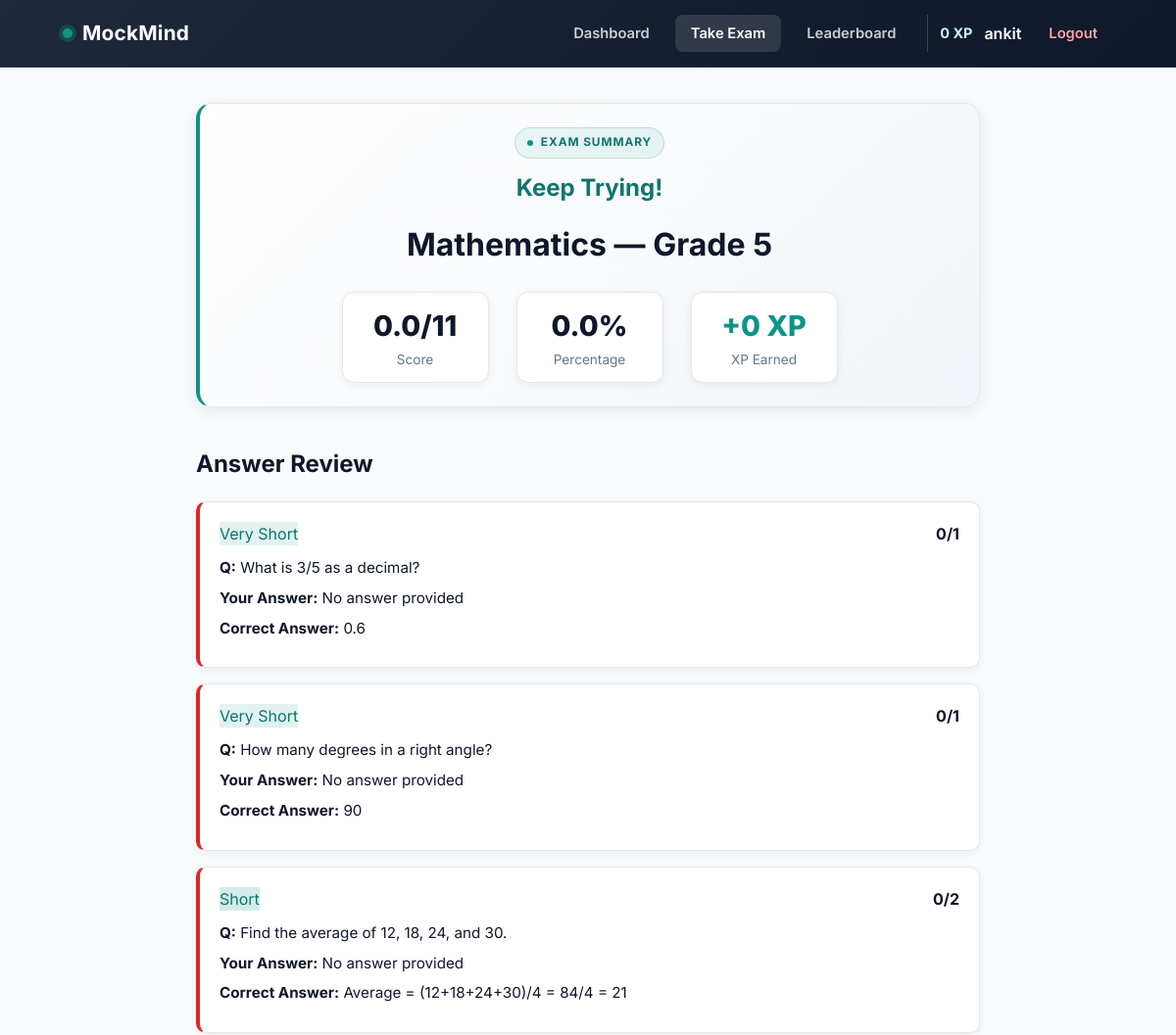
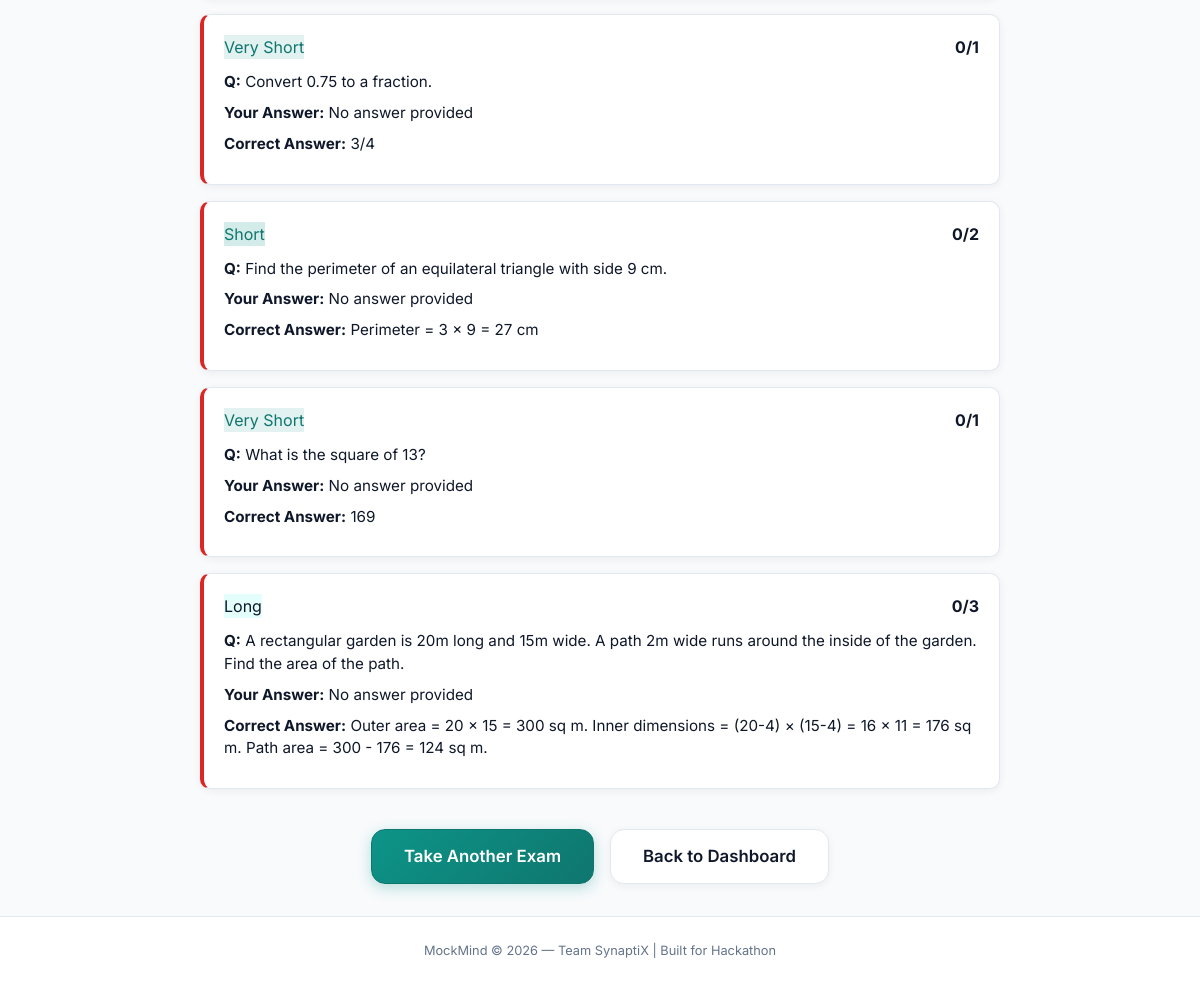
The app's page /exams/result/1 (signed in) with its own data (2 pictures, top to bottom).
### models.py (models this page shows, shortened)
class User(UserMixin, db.Model):
    id = db.Column(db.Integer, primary_key=True)
    username = db.Column(db.String(80), unique=True, nullable=False)
    email = db.Column(db.String(120), unique=True, nullable=False)
    password_hash = db.Column(db.String(256), nullable=False)
    is_admin = db.Column(db.Boolean, default=False)
    xp = db.Column(db.Integer, default=0)
    created_at = db.Column(db.DateTime, default=datetime.utcnow)
    exams = db.relationship('Exam', backref='user', lazy=True)

class Subject(db.Model):
    id = db.Column(db.Integer, primary_key=True)
    name = db.Column(db.String(100), unique=True, nullable=False)
    icon = db.Column(db.String(10), default='--')
    questions = db.relationship('Question', backref='subject', lazy=True)

class Exam(db.Model):
    id = db.Column(db.Integer, primary_key=True)
    user_id = db.Column(db.Integer, db.ForeignKey('user.id'), nullable=False)
    grade = db.Column(db.Integer, nullable=False)
    subject_id = db.Column(db.Integer, db.ForeignKey('subject.id'), nullable=False)
    started_at = db.Column(db.DateTime, default=datetime.utcnow)
    completed_at = db.Column(db.DateTime, nullable=True)
    score = db.Column(db.Float, default=0)
    total_marks = db.Column(db.Integer, default=0)
    is_completed = db.Column(db.Boolean, default=False)
    is_cancelled = db.Column(db.Boolean, default=False)
    cancelled_reason = db.Column(db.String(256), nullable=True)
    xp_earned = db.Column(db.Integer, default=0)
    answers = db.relationship('ExamAnswer', backref='exam', lazy=True)
    subject = db.relationship('Subject', backref='exams')

class ExamAnswer(db.Model):
    id = db.Column(db.Integer, primary_key=True)
    exam_id = db.Column(db.Integer, db.ForeignKey('exam.id'), nullable=False)
    question_id = db.Column(db.Integer, db.ForeignKey('question.id'), nullable=False)
    student_answer = db.Column(db.Text, default='')
    ai_score = db.Column(db.Float, nullable=True)
    ai_feedback = db.Column(db.Text, nullable=True)
    question = db.relationship('Question', backref='exam_answers')

class Question(db.Model):
    id = db.Column(db.Integer, primary_key=True)
    grade = db.Column(db.Integer, nullable=False)
    subject_id = db.Column(db.Integer, db.ForeignKey('subject.id'), nullable=False)
    question_type = db.Column(db.String(20), nullable=False)  # very_short, short, long
    question_text = db.Column(db.Text, nullable=False)
    correct_answer = db.Column(db.Text, nullable=False)
    marks = db.Column(db.Integer, default=1)

### routes/exam.py (the view)
@exam.route('/exams/result/<int:exam_id>')
@login_required
def result(exam_id):
    exam_obj = Exam.query.get_or_404(exam_id)
    if exam_obj.user_id != current_user.id:
        flash('Access denied.', 'danger')
        return redirect(url_for('exam.select'))
    answers = ExamAnswer.query.filter_by(exam_id=exam_id).all()
    subject = db.session.get(Subject, exam_obj.subject_id)
    return render_template('exam/result.html', exam=exam_obj, answers=answers, subject=subject)

### models.py (called while the page is built)
@login_manager.user_loader
def load_user(user_id):
    return User.query.get(int(user_id))

### templates/exam/result.html (shortened to what this page needs)
{% extends "base.html" %}
{% block content %}
<div class="result-container">
    <div class="result-header">
        <span class="page-kicker">Exam Summary</span>
        <div class="result-badge">
            {% if exam.score / exam.total_marks >= 0.8 %}
                <span class="badge-text">Excellent!</span>
            {% elif exam.score / exam.total_marks >= 0.5 %}
                <span class="badge-text">Good Job!</span>
            {% else %}
                <span class="badge-text">Keep Trying!</span>
            {% endif %}
        </div>
        <h1>{{ subject.name }} — Grade {{ exam.grade }}</h1>
        <div class="result-stats">
            <div class="result-stat">
                <span class="result-stat-value">{{ exam.score|round(1) }}/{{ exam.total_marks }}</span>
                <span class="result-stat-label">Score</span>
            </div>
            <div class="result-stat">
                <span class="result-stat-value">{% if exam.total_marks > 0 %}{{ ((exam.score / exam.total_marks) * 100)|round(1) }}%{% else %}0%{% endif %}</span>
                <span class="result-stat-label">Percentage</span>
            </div>
            <div class="result-stat result-xp">
                <span class="result-stat-value">+{{ exam.xp_earned }} XP</span>
                <span class="result-stat-label">XP Earned</span>
            </div>
        </div>
    </div>
    <div class="answers-review">
        <h2>Answer Review</h2>
        {% for answer in answers %}
            <div class="answer-card {% if answer.ai_score and answer.ai_score >= answer.question.marks * 0.8 %}answer-correct{% elif answer.ai_score and answer.ai_score > 0 %}answer-partial{% else %}answer-wrong{% endif %}">
                <div class="answer-header">
                    <span class="answer-type type-{{ answer.question.question_type }}">{{ answer.question.question_type.replace('_', ' ').title() }}</span>
                    <span class="answer-score">{{ (answer.ai_score or 0)|round(1) }}/{{ answer.question.marks }}</span>
                </div>
                <p class="answer-question"><strong>Q:</strong> {{ answer.question.question_text }}</p>
                <p class="answer-student"><strong>Your Answer:</strong> {{ answer.student_answer or 'No answer provided' }}</p>
                {% if not answer.ai_score or answer.ai_score < answer.question.marks %}
                    <p class="answer-correct-text"><strong>Correct Answer:</strong> {{ answer.question.correct_answer }}</p>
                {% endif %}
            </div>
        {% endfor %}
    </div>
    <div class="result-actions">
        <a href="{{ url_for('exam.select') }}" class="btn btn-primary btn-lg">Take Another Exam</a>
        <a href="{{ url_for('dashboard.index') }}" class="btn btn-secondary btn-lg">Back to Dashboard</a>
    </div>
</div>
{% endblock %}

### templates/base.html (shortened to what this page needs)
<!DOCTYPE html>
<html lang="en">
<head>
    <link rel="stylesheet" href="{{ url_for('static', filename='css/style.css') }}">
</head>
<body>
    <nav class="navbar" id="siteNavbar">
        <div class="nav-container">
            <a href="{{ url_for('dashboard.index') }}" class="nav-logo">
                <span class="logo-dot"></span>
                <span>MockMind</span>
            </a>
            <div class="nav-links" id="navLinks">
                {% if current_user.is_authenticated %}
                    <a href="{{ url_for('dashboard.index') }}" class="nav-link {% if request.endpoint == 'dashboard.index' %}active{% endif %}">Dashboard</a>
                    <a href="{{ url_for('exam.select') }}" class="nav-link {% if request.endpoint and request.endpoint.startswith('exam.') %}active{% endif %}">Take Exam</a>
                    <a href="{{ url_for('leaderboard.index') }}" class="nav-link {% if request.endpoint and request.endpoint.startswith('leaderboard.') %}active{% endif %}">Leaderboard</a>
                    <div class="nav-user">
                        <span class="nav-xp">{{ current_user.xp }} XP</span>
                        <span class="nav-username">{{ current_user.username }}</span>
                        <a href="{{ url_for('auth.logout') }}" class="nav-link btn-logout">Logout</a>
                    </div>
                {% else %}
                    <a href="{{ url_for('auth.login') }}" class="nav-link {% if request.endpoint == 'auth.login' %}active{% endif %}">Login</a>
                    <a href="{{ url_for('auth.signup') }}" class="nav-link btn-primary {% if request.endpoint == 'auth.signup' %}active{% endif %}">Sign Up</a>
                {% endif %}
            </div>
        </div>
    </nav>
    <main class="main-content">
        {% block content %}{% endblock %}
    </main>
    <footer class="footer">
        <p>MockMind © 2026 — Team SynaptiX | Built for Hackathon</p>
    </footer>
</body>
</html>

### records on screen
User: xp "0", username "ankit"
Subject: name "Mathematics"
Exam: grade "5", score "0.0", total_marks "11", ((exam.score/exam.total_marks)*100)|round(1) "0.0", xp_earned "0"
ExamAnswer: question.question_type.replace "Very Short", ai_score "0", question.marks "1", question.question_text "What is 3/5 as a decimal?", student_answer "No answer provided", question.correct_answer "0.6"
ExamAnswer: question.question_type.replace "Very Short", ai_score "0", question.marks "1", question.question_text "How many degrees in a right angle?", student_answer "No answer provided", question.correct_answer "90"
ExamAnswer: question.question_type.replace "Short", ai_score "0", question.marks "2", question.question_text "Find the average of 12, 18, 24, and 30.", student_answer "No answer provided", question.correct_answer "Average = (12+18+24+30)/4 = 84/4 = 21"
ExamAnswer: question.question_type.replace "Very Short", ai_score "0", question.marks "1", question.question_text "Convert 0.75 to a fraction.", student_answer "No answer provided", question.correct_answer "3/4"
ExamAnswer: question.question_type.replace "Short", ai_score "0", question.marks "2", question.question_text "Find the perimeter of an equilateral triangle with side 9 cm.", student_answer "No answer provided", question.correct_answer "Perimeter = 3 × 9 = 27 cm"
ExamAnswer: question.question_type.replace "Very Short", ai_score "0", question.marks "1", question.question_text "What is the square of 13?", student_answer "No answer provided", question.correct_answer "169"
ExamAnswer: question.question_type.replace "Long", ai_score "0", question.marks "3", question.question_text "A rectangular garden is 20m long and 15m wide. A path 2m wide runs around the inside of the garden. Find the area of the path.", student_answer "No answer provided", question.correct_answer "Outer area = 20 × 15 = 300 sq m. Inner dimensions = (20-4) × (15-4) = 16 × 11 = 176 sq m. Path area = 300 - 176 = 124 sq m."
